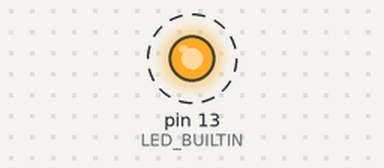
Recording of a sketch running on a simulated Arduino Uno, built with avr-gcc and run on an emulated ATmega328P. Shown: output pins drawn as LEDs (lit = HIGH). Dashed ring = blinking. What the sketch prints to the serial monitor is not drawn.

Above: at 0.2 s.
Timing chart, 0 to 3.0 s (numbered marks = the images above):
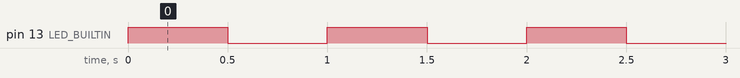

Measured:
- by itself, pin 13 (LED_BUILTIN): alternates HIGH for 0.50 s and LOW for 0.50 s

The sketch:

instinctus.ino
```cpp
// Calvin Instinctus - Teensy 4.1
// Hello World

void setup() {
    Serial.begin(115200);
    while (!Serial && millis() < 3000);  // Wait up to 3s for USB serial
    Serial.println("Hello from Calvin Instinctus!");
    pinMode(LED_BUILTIN, OUTPUT);
}

void loop() {
    digitalWrite(LED_BUILTIN, HIGH);
    delay(500);
    digitalWrite(LED_BUILTIN, LOW);
    delay(500);
    Serial.println("Hello from Calvin Instinctus!");
}
```
